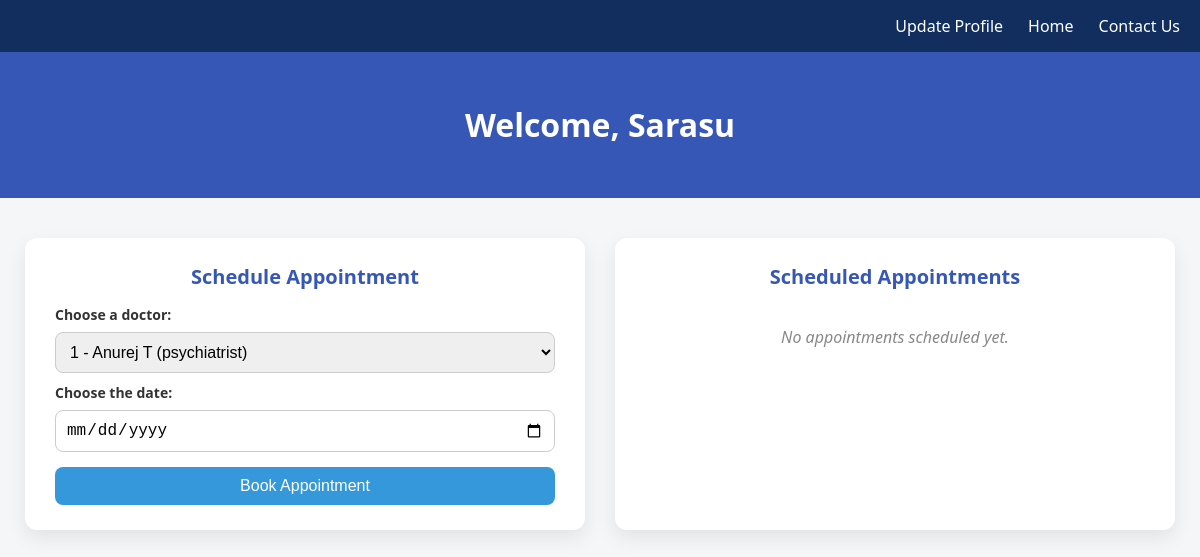
Page /patlogged (signed in) on the earlier database version.
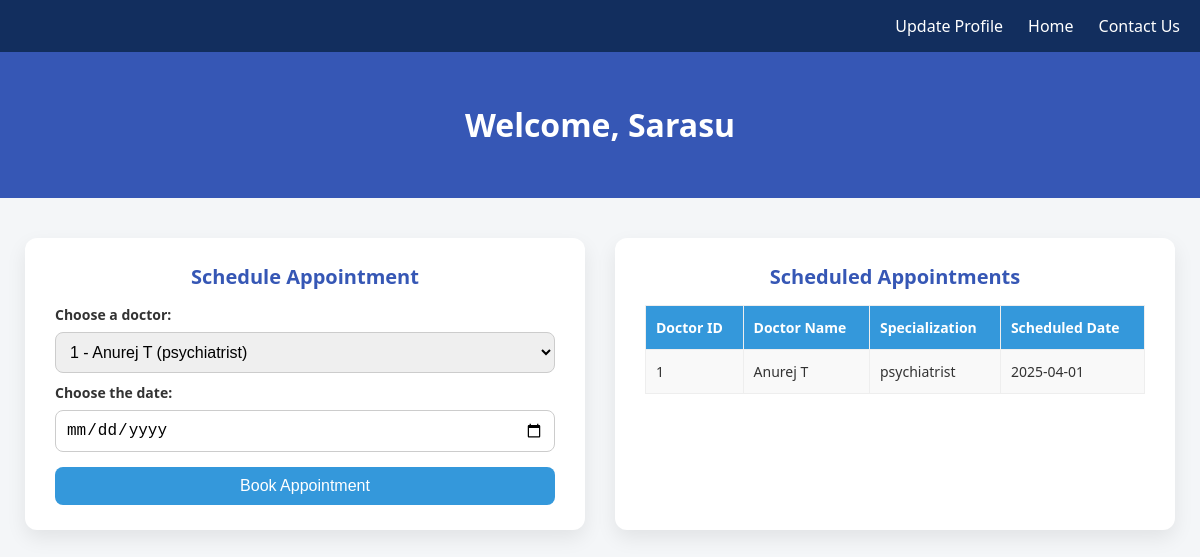
Same page on the later database version.
### models.py (models this page shows)
class Patient(db.Model):
    id = db.Column(db.Integer, primary_key = True)
    full_name = db.Column(db.String())
    phone_no = db.Column(db.String(), unique = True, nullable = False)
    dob = db.Column(db.Date)
    address = db.Column(db.String())
    password = db.Column(db.String())
    is_approved = db.Column(db.Boolean(), default = False)
    appointments = db.relationship('Appointment', backref = 'patient')

class Appointment(db.Model):
    id = db.Column(db.Integer, primary_key = True)
    patient_id = db.Column(db.Integer, db.ForeignKey('patient.id'))
    doctor_id = db.Column(db.Integer, db.ForeignKey('doctor.id'))
    appointment_date = db.Column(db.Date)
    status = db.Column(db.String(), default = 'Pending')

class Doctor(db.Model):
    id = db.Column(db.Integer, primary_key = True)
    full_name = db.Column(db.String())
    phone_no = db.Column(db.String(), unique = True, nullable = False)
    dob = db.Column(db.Date)
    address = db.Column(db.String())
    password = db.Column(db.String())
    doct_id = db.Column(db.String(), unique = True)
    specialization = db.Column(db.String())
    is_approved = db.Column(db.Boolean, default = False)
    appointments = db.relationship('Appointment', backref='doctor')

### app.py (the view)
@app.route('/patlogged')
def patient_logged():
    if 'patient_id' not in session:
        return redirect('/logpat')
    patient_id = session['patient_id']
    patients = Patient.query.filter_by(id = patient_id).all()
    approved_doctors = Doctor.query.filter_by(is_approved = True).all()
    fixed_appointments = Appointment.query.filter_by(status = 'approved').all()
    return render_template(
        'patlogged.html',
        patients = patients,
        approved_doctors = approved_doctors,
        fixed_appointments = fixed_appointments
    )

### templates/patlogged.html (shortened to what this page needs)
<!DOCTYPE html>
<html lang="en">
<head>
</head>
<body>
    <nav>
        <div>
            <a href="/update_patient">Update Profile</a>
            <a href="/">Home</a>
            <a href="/contact_us">Contact Us</a>
        </div>
    </nav>
    <header>
        {% for patient in patients %}
        <h1>Welcome, {{ patient.full_name }}</h1>
        {% endfor %}
    </header>
    <div class="main-container">
        <div class="card">
            <h2>Schedule Appointment</h2>
            <form method="POST" action="/schedule_appointment">
                <label for="doctor_id">Choose a doctor:</label>
                <select name="doctor_id" id="doctor_id" required>
                    {% for doctor in approved_doctors %}
                        <option value="{{ doctor.id }}">{{ doctor.id }} - {{ doctor.full_name }} ({{ doctor.specialization }})</option>
                    {% endfor %}
                </select>
                <label for="appointment_date">Choose the date:</label>
                <input type="date" id="appointment_date" name="appointment_date" required>
                <button type="submit">Book Appointment</button>
            </form>
        </div>
        <div class="card">
            <h2>Scheduled Appointments</h2>
            {% if fixed_appointments %}
            <table>
                <thead>
                    <tr>
                        <th>Doctor ID</th>
                        <th>Doctor Name</th>
                        <th>Specialization</th>
                        <th>Scheduled Date</th>
                    </tr>
                </thead>
                <tbody>
                    {% for appointment in fixed_appointments %}
                        <tr>
                            <td>{{ appointment.doctor.id }}</td>
                            <td>{{ appointment.doctor.full_name }}</td>
                            <td>{{ appointment.doctor.specialization }}</td>
                            <td>{{ appointment.appointment_date }}</td>
                        </tr>
                    {% endfor %}
                </tbody>
            </table>
            {% else %}
                <p class="no-data">No appointments scheduled yet.</p>
            {% endif %}
        </div>
    </div>
</body>
</html>

### templates/patlogged.html (style rules this page uses)
body { margin: 0; padding: 0; font-family: 'Segoe UI', Tahoma, Geneva, Verdana, sans-serif; background-color: #f4f6f8; color: #333; }
nav { background-color: #122e5e; padding: 15px 20px; }
nav a { color: white; text-decoration: none; margin-left: 25px; font-weight: 500; transition: color 0.3s ease; }
nav div { max-width: 1200px; margin: auto; display: flex; justify-content: flex-end; align-items: center; }
header { background-color: #3657B5; color: white; padding: 30px 15px; text-align: center; }
.main-container { display: flex; justify-content: center; gap: 30px; padding: 40px 20px; flex-wrap: wrap; max-width: 1200px; margin: auto; }
.card { width: 100%; max-width: 500px; background-color: white; border-radius: 12px; box-shadow: 0 8px 20px rgba(0, 0, 0, 0.08); padding: 25px 30px; transition: transform 0.3s ease; }
h2 { margin-top: 0; margin-bottom: 15px; font-size: 20px; color: #3657B5; text-align: center; }
label { font-weight: 600; font-size: 14px; color: #333; display: block; margin-top: 10px; }
select, input[type="date"], button { width: 100%; padding: 10px; margin-top: 8px; border-radius: 8px; border: 1px solid #ccc; font-size: 16px; box-sizing: border-box; }
button { background-color: #3498db; color: white; border: none; cursor: pointer; font-size: 16px; margin-top: 15px; transition: background-color 0.3s ease; }
table { width: 100%; border-collapse: collapse; margin-top: 10px; }
th, td { border: 1px solid #eee; padding: 12px 10px; font-size: 14px; }
th { background-color: #3498db; color: white; text-align: left; }
td { background-color: #f9f9f9; }

Differences in the rows shown:
added Appointment: doctor.id "1", doctor.full_name "Anurej T", doctor.specialization "psychiatrist", appointment_date "2025-04-01"
Other differences:
text no longer shown: "No appointments scheduled yet."
text now shown: "Doctor ID Doctor Name Specialization Scheduled Date"
